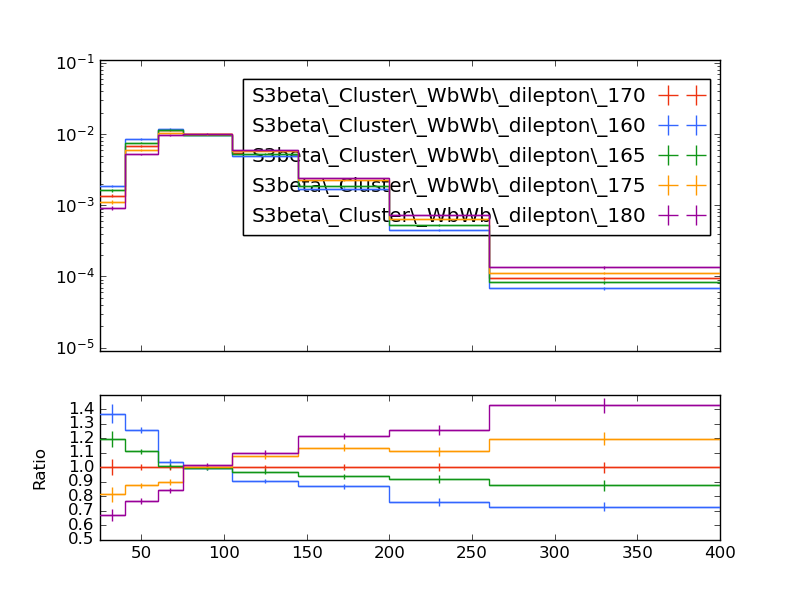

The script that saved this image:
#! /usr/bin/env python

# This Python script was auto-generated using YODA v2.0.1.
# Analysis object: /WbWb_dilepton/pT_jet1
# Timestamp: 27-02-2025 (11:02:17)

import matplotlib as mpl
import matplotlib.pyplot as plt
mpl.use('Agg') # comment out for interactive use
import os
import numpy as np

plotDir = os.path.split(os.path.realpath(__file__))[0]
if 'YODA_USER_PLOT_PATH' in globals():
    plot_outdir = globals()['YODA_USER_PLOT_PATH']
else:
    plot_outdir = plotDir

#plot style
plt.style.use(os.path.join(plotDir, '../default.mplstyle'))

plt.rcParams['text.usetex'] = False
plt.style.use(['classic'])
plt.rc('font', family='DejaVu Sans')
# plot metadata
figW, figH = plt.rcParams['figure.figsize']
ax_xLabel = r''
ax_yLabel = r''
ax_title  = r''
ax_xScale = 'linear'
ax_yScale = 'log'
xLims = (25.0, 400.0)
yLims = (9e-06, 0.11000000000000001)

# TeX-friendly labels for the legend
labels = {
    'legend' : ([ r"S3beta\_Cluster\_WbWb\_dilepton\_170", r"S3beta\_Cluster\_WbWb\_dilepton\_160", r"S3beta\_Cluster\_WbWb\_dilepton\_165", r"S3beta\_Cluster\_WbWb\_dilepton\_175", r"S3beta\_Cluster\_WbWb\_dilepton\_180" ], r""),
}

# Adjust canvas width and height
canvasW = 10.0
canvasH = 9.0
figW *= canvasW/10.
figH *= canvasH/9.

# Create figure and axis objects
fig, (ax, ratio0_ax) = plt.subplots(2, 1, sharex=True,
                  figsize=(figW,figH), gridspec_kw={'height_ratios': (6.0, 3.0)})

# Set figure margins
plt.subplots_adjust(
    left   = 1.0 * plt.rcParams['figure.subplot.left'],
    right  = 1.0 * plt.rcParams['figure.subplot.right'],
    top    = 1.0 * plt.rcParams['figure.subplot.top'],
    bottom = 1.0 * plt.rcParams['figure.subplot.bottom'])

ratio0_ax.yaxis.set_major_locator(mpl.ticker.MultipleLocator(0.1))
ratio0_ax.set_ylim(0.5, 1.4999)
ratio0_ax.set_ylabel('Ratio')

# the numerical data is stored in a separate file
dataf = dict()
prefix = os.path.split(__file__)[0]
if prefix:    prefix = prefix + '/'
exec(open(prefix+'pT_jet1__data.py').read(), dataf)


legend_handles = dict() # keep track of handles for the legend

# style options for curves
# starts at zorder>=5 to draw curve on top of legend
styles = {
  'S3beta_Cluster_WbWb_dilepton_170.yoda.gz': {
    'color' : '#EE3311',
    'linestyle' : '-',
    'linewidth' : 1,
    'marker' : 'none',
    'markersize' : 2,
    'capsize' : 0.0,
    'zorder' : 5,
    'histstyle' : 1,
    'drawstyle' : 'steps-pre',
    'xerrorbars' : 1,
    'yerrorbars' : 1,
    'fillcolor' : None,
    'fillopacity' : 1.0,
    'ratio0_linestyle' : '-',
    'ratio0_linewidth' : 1,
    'ratio0_marker' : 'none',
    'ratio0_markersize' : 2,
    'ratio0_capsize' : 0.0,
    'ratio0_zorder' : 5,
    'ratio0_histstyle' : 1,
    'ratio0_drawstyle' : 'steps-pre',
    'ratio0_xerrorbars' : 1,
    'ratio0_yerrorbars' : 1,
  },
  'S3beta_Cluster_WbWb_dilepton_160.yoda.gz': {
    'color' : '#3366FF',
    'linestyle' : '-',
    'linewidth' : 1,
    'marker' : 'none',
    'markersize' : 2,
    'capsize' : 0.0,
    'zorder' : 6,
    'histstyle' : 1,
    'drawstyle' : 'steps-pre',
    'xerrorbars' : 1,
    'yerrorbars' : 1,
    'fillcolor' : None,
    'fillopacity' : 1.0,
    'ratio0_linestyle' : '-',
    'ratio0_linewidth' : 1,
    'ratio0_marker' : 'none',
    'ratio0_markersize' : 2,
    'ratio0_capsize' : 0.0,
    'ratio0_zorder' : 6,
    'ratio0_histstyle' : 1,
    'ratio0_drawstyle' : 'steps-pre',
    'ratio0_xerrorbars' : 1,
    'ratio0_yerrorbars' : 1,
  },
  'S3beta_Cluster_WbWb_dilepton_165.yoda.gz': {
    'color' : '#109618',
    'linestyle' : '-',
    'linewidth' : 1,
    'marker' : 'none',
    'markersize' : 2,
    'capsize' : 0.0,
    'zorder' : 7,
    'histstyle' : 1,
    'drawstyle' : 'steps-pre',
    'xerrorbars' : 1,
    'yerrorbars' : 1,
    'fillcolor' : None,
    'fillopacity' : 1.0,
    'ratio0_linestyle' : '-',
    'ratio0_linewidth' : 1,
    'ratio0_marker' : 'none',
    'ratio0_markersize' : 2,
    'ratio0_capsize' : 0.0,
    'ratio0_zorder' : 7,
    'ratio0_histstyle' : 1,
    'ratio0_drawstyle' : 'steps-pre',
    'ratio0_xerrorbars' : 1,
    'ratio0_yerrorbars' : 1,
  },
  'S3beta_Cluster_WbWb_dilepton_175.yoda.gz': {
    'color' : '#FF9900',
    'linestyle' : '-',
    'linewidth' : 1,
    'marker' : 'none',
    'markersize' : 2,
    'capsize' : 0.0,
    'zorder' : 8,
    'histstyle' : 1,
    'drawstyle' : 'steps-pre',
    'xerrorbars' : 1,
    'yerrorbars' : 1,
    'fillcolor' : None,
    'fillopacity' : 1.0,
    'ratio0_linestyle' : '-',
    'ratio0_linewidth' : 1,
    'ratio0_marker' : 'none',
    'ratio0_markersize' : 2,
    'ratio0_capsize' : 0.0,
    'ratio0_zorder' : 8,
    'ratio0_histstyle' : 1,
    'ratio0_drawstyle' : 'steps-pre',
    'ratio0_xerrorbars' : 1,
    'ratio0_yerrorbars' : 1,
  },
  'S3beta_Cluster_WbWb_dilepton_180.yoda.gz': {
    'color' : '#990099',
    'linestyle' : '-',
    'linewidth' : 1,
    'marker' : 'none',
    'markersize' : 2,
    'capsize' : 0.0,
    'zorder' : 9,
    'histstyle' : 1,
    'drawstyle' : 'steps-pre',
    'xerrorbars' : 1,
    'yerrorbars' : 1,
    'fillcolor' : None,
    'fillopacity' : 1.0,
    'ratio0_linestyle' : '-',
    'ratio0_linewidth' : 1,
    'ratio0_marker' : 'none',
    'ratio0_markersize' : 2,
    'ratio0_capsize' : 0.0,
    'ratio0_zorder' : 9,
    'ratio0_histstyle' : 1,
    'ratio0_drawstyle' : 'steps-pre',
    'ratio0_xerrorbars' : 1,
    'ratio0_yerrorbars' : 1,
  },
}

# curve from input yoda files in main panel
for label, yvals in dataf['yvals'].items():
    if all(np.isnan(v) for v in dataf['yvals'][label]):
        continue
    tmp = None
    if styles[label]['histstyle']: # draw as histogram
        xpos = dataf['xedges'][label] if styles[label]['drawstyle'] else dataf['xpoints'][label]
        ypos = np.insert(yvals, 0, yvals[0]) if styles[label]['drawstyle'] else yvals
        if styles[label]['fillcolor']: # fill area below curve
            ax.fill_between(xpos, ypos, step='pre',
                            color=styles[label]['fillcolor'],
                            alpha=styles[label]['fillopacity'])
        tmp, = ax.plot(xpos, ypos,
                       color=styles[label]['color'],
                       linestyle=styles[label]['linestyle'],
                       linewidth=styles[label]['linewidth'],
                       drawstyle=styles[label]['drawstyle'], solid_joinstyle='miter',
                       zorder=styles[label]['zorder'], label=label)
    tmp = ax.errorbar(dataf['xpoints'][label], yvals,
                      xerr=np.array(dataf['xerrs'][label])*styles[label]['xerrorbars'],
                      yerr=np.array(dataf['yerrs'][label])*styles[label]['yerrorbars'],
                      fmt=styles[label]['marker'], capsize=styles[label]['capsize'],
                      markersize=styles[label]['markersize'],
                      ecolor=styles[label]['color'],
                      color=styles[label]['color'], zorder=styles[label]['zorder'])
    tmp[-1][0].set_linestyle(styles[label]['linestyle'])
    tmp[-1][0].set_linewidth(styles[label]['linewidth'])
    if label in dataf['add_legend_handle']:  legend_handles[label] = tmp
    for varLabel in dataf['variation_yvals'].keys():
        if varLabel.startswith(label):
            tmp, = ax.plot(dataf['xedges'][label], dataf['variation_yvals'][varLabel],
                           color=styles[label]['color'],
                           linestyle=styles[label]['linestyle'],
                           linewidth=styles[label]['linewidth'],
                           drawstyle='steps-pre', solid_joinstyle='miter',
                           zorder=styles[label]['zorder'], alpha=0.5)


# plots on ratio panel
# curve from input yoda files in ratio panel
for label, yvals in dataf['ratio0_yvals'].items():
    if all(np.isnan(v) for v in yvals):
        continue
    if styles[label]['ratio0_histstyle']: # plot as histogram
        xpos = dataf['xedges']['S3beta_Cluster_WbWb_dilepton_170.yoda.gz'] if styles[label]['ratio0_drawstyle'] else dataf['xpoints']['S3beta_Cluster_WbWb_dilepton_170.yoda.gz']
        ypos = np.insert(yvals, 0, yvals[0]) if styles[label]['ratio0_drawstyle'] else yvals
        ratio0_ax.plot(xpos, ypos,
                       color=styles[label]['color'],
                       linewidth=styles[label]['linewidth'],
                       linestyle=styles[label]['ratio0_linestyle'],
                       drawstyle=styles[label]['ratio0_drawstyle'], zorder=styles[label]['zorder'],
                       solid_joinstyle='miter')
    tmp = ratio0_ax.errorbar(dataf['xpoints']['S3beta_Cluster_WbWb_dilepton_170.yoda.gz'], yvals,
                             xerr=np.array(dataf['ref_xerrs'])*styles[label]['ratio0_xerrorbars'],
                             yerr=np.array(dataf['ratio0_yerrs'][label])*styles[label]['ratio0_yerrorbars'],
                             fmt=styles[label]['ratio0_marker'], capsize=styles[label]['ratio0_capsize'],
                             markersize=styles[label]['ratio0_markersize'],
                             ecolor=styles[label]['color'],
                             color=styles[label]['color'])
    tmp[-1][0].set_linestyle(styles[label]['ratio0_linestyle'])
    tmp[-1][0].set_linewidth(styles[label]['ratio0_linewidth'])

    for varlabel in dataf['ratio0_variation_vals'].keys():
        if varlabel.startswith(label):
            ratio0_ax.plot(dataf['xedges']['S3beta_Cluster_WbWb_dilepton_170.yoda.gz'],
                            dataf['ratio0_variation_vals'][varlabel],
                            color=styles[label]['color'],
                            linestyle=styles[label]['linestyle'],
                            linewidth=styles[label]['linewidth'],
                            drawstyle='steps-pre', solid_joinstyle='miter',
                            zorder=1, alpha=0.5)

legend_items = list(legend_handles.values())
ax.add_artist(ax.legend(legend_items,
                        labels['legend'][0],
                        title=labels['legend'][1],
                        alignment='right',
                        loc='upper right',
                        bbox_to_anchor=(1.0, 0.97),markerfirst=False))

# set plot metadata as defined above
ratio0_ax.set_xlabel(ax_xLabel)
ratio0_ax.xaxis.set_label_coords(1., -0.15)
ax.set_ylabel(ax_yLabel, ha='right', va='top')
ax.yaxis.set_label_coords(-0.11, 1.0)
ax.set_title(ax_title, loc='left')
ax.set_xscale(ax_xScale)
ax.set_yscale(ax_yScale)
ax.set_xlim(xLims)
ax.set_ylim(yLims)

# tick formatting
plt.rcParams['xtick.top'] = True
plt.rcParams['ytick.right'] = True
ax.yaxis.set_major_locator(mpl.ticker.LogLocator(base=10.0, numticks=np.inf))
ax.yaxis.set_minor_locator(mpl.ticker.LogLocator(
                           base=10.0, subs=np.arange(0.1, 1, 0.1), numticks=np.inf))
fig.align_ylabels((ax, ratio0_ax))
plt.savefig(os.path.join(plot_outdir, 'pT_jet1.pdf'), format='PDF')
plt.savefig(os.path.join(plot_outdir, 'pT_jet1.png'), format='PNG')

plt.close(fig)
